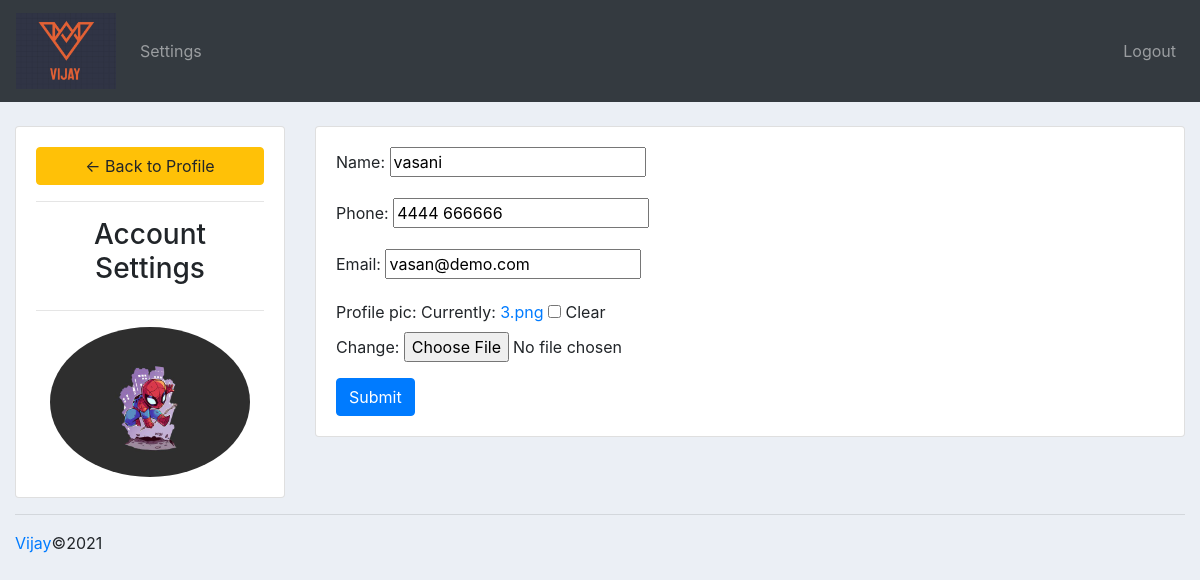
/account/ (signed in), run on the app's committed database.
### accounts/models.py (models this page shows, shortened)
class Customer(models.Model):
    user = models.OneToOneField(User, null=True,blank=True, on_delete=models.CASCADE)
    name = models.CharField(max_length=200, null=True)
    phone = models.CharField(max_length=200, null=True)
    email = models.CharField(max_length=200, null=True)
    date_created = models.DateTimeField(auto_now_add=True, null=True)
    profile_pic = models.ImageField(default ="profile1.png",null=True, blank=True)

### accounts/decorators.py (the view)
        def wrapper_func(request, *args, **kwargs):
            group = None
            if request.user.groups.exists():
                group = request.user.groups.all()[0].name
            if group in allowed_roles:
                return view_func(request, *args, **kwargs)
            else:
                return HttpResponse('You are not authourized to view this page')

### accounts/forms.py
class CustomerForm(ModelForm):
    class Meta:
        model = Customer
        fields = '__all__'
        exclude = ['user']

### accounts/views.py (called while the page is built)
@login_required
@allowed_user(allowed_roles=['customer'])
def accountSettings(request):
    customer = request.user.customer
    form = CustomerForm(instance=customer)
    if request.method == 'POST':
        form = CustomerForm(request.POST, request.FILES, instance=customer)
        if form.is_valid():
            form.save()
    context = {'form':form}
    return render(request, 'accounts/account_settings.html', context)

### accounts/templates/accounts/account_settings.html (shortened to what this page needs)
{%  extends 'accounts/main.html' %}
{% load static %}
{% block content %}
<br>
<div class="row">
	<div class="col-md-3">
		<div class="card card-body">
			<a class="btn btn-warning" href="{% url 'home' %}"> &#8592; Back to Profile</a>
			<hr>
			<h3 style="text-align: center">Account Settings</h3>
			<hr>
			<img class="profile-pic" src="{{request.user.customer.profile_pic.url}}" >
		</div>
	</div>
	<div class="col-md-9">
		<div class="card card-body">
			<form method="POST" action="" enctype="multipart/form-data">
				{{form.as_p}}
			<input class="btn btn-primary" type="submit" name="Update Information">
			</form>
		</div>
	</div>
</div>
{% endblock %}

### static/css/main.css (style rules this page uses)
body { background-color: #ebeff5; }

### accounts/templates/accounts/account_settings.html (style rules this page uses)
.profile-pic { max-width: 200px; max-height:200px; margin: 0 auto; border-radius: 50%; }

### data on the page
Customer: name "vasani", phone "4444 666666", email "vasan@demo.com"
